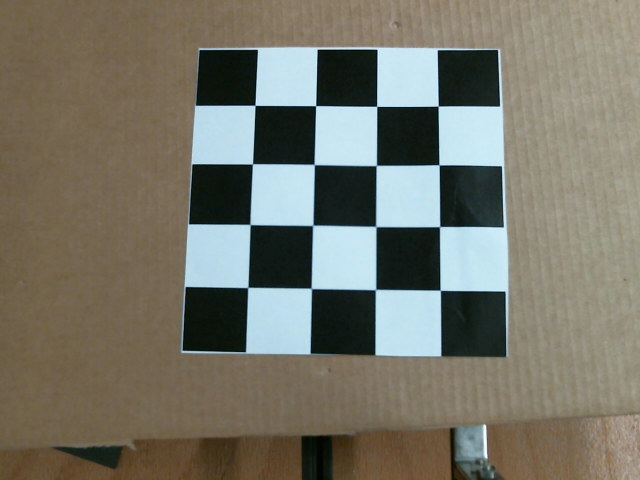
#> input picture Python/Calibration/opencv_frame_0.png, 640 x 480 px
$ python calibrate3.py
#> lines starting #> are read from the running program, lines starting #| are printed output that depends on the picture; after the words box and inside, x2 and y2 are one past the last pixel; in counts of white or black regions, pixels touching at a corner belong together
import numpy as np
import cv2
import matplotlib.pyplot as plt
import matplotlib.image as mpimg

# prepare object points
nx = 4
ny = 4

# Make a list of calibration images
fname = 'opencv_frame_0.png'

img = cv2.imread(fname)
#> img is the input picture: shape (480, 640, 3); mean B, G, R 105.4, 117.2, 118.9
# Convert to grayscale
gray = cv2.cvtColor(img, cv2.COLOR_BGR2GRAY)
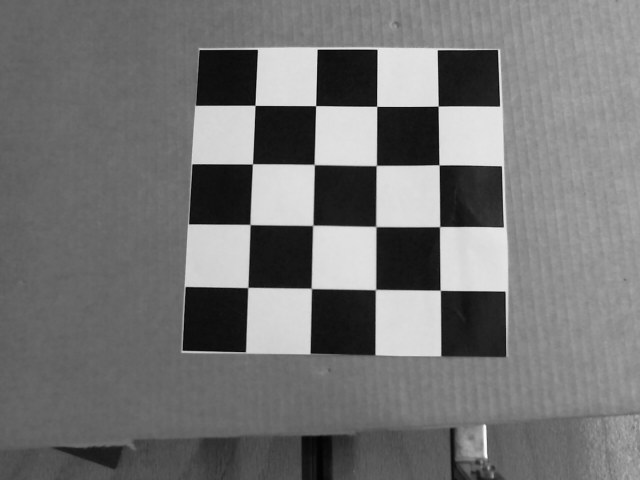
#> gray: shape (480, 640); min 1, max 255, mean 116.3
# Find the chessboard corners
ret, corners = cv2.findChessboardCorners(gray, (nx, ny), None)
#> ret = True; corners = 16 rows, first 8: [255, 105.5], [315.5, 105.6], [376.6, 106.5], [438, 106.1], [252.4, 163.9], [314.4, 164.6], [376.4, 165.3], [439.2, 164.8]

# If found, draw corners
if ret == True:
    # Draw and display the corners
    cv2.drawChessboardCorners(img, (nx, ny), corners, ret)
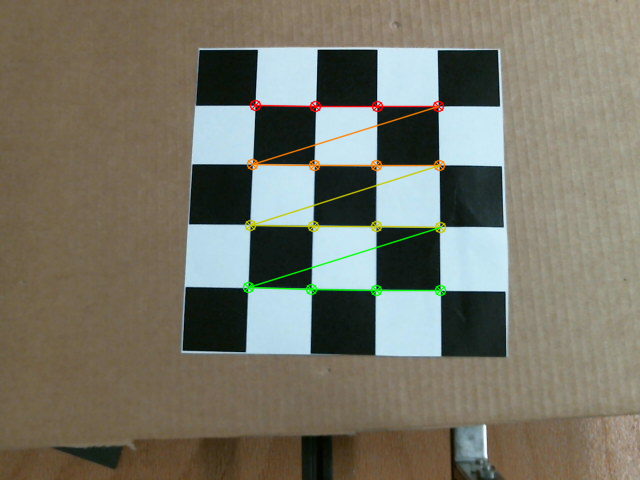
#> img: shape (480, 640, 3); 1.73% of pixels changed, all inside (x1, y1, x2, y2) = (242, 99, 447, 297)
    cv2.imshow('img', img)
    cv2.waitKey(500)

$ run again, with Python/Calibration/opencv_frame_1.png copied over Python/Calibration/opencv_frame_0.png
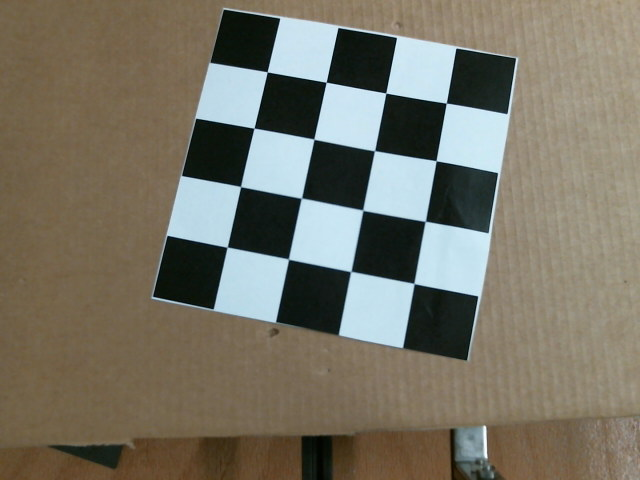
#> input picture Python/Calibration/opencv_frame_1.png, 640 x 480 px
#> img is the input picture: shape (480, 640, 3); mean B, G, R 102.1, 115.9, 119.9
#> `gray = cv2.cvtColor(img, cv2.COLOR_BGR2GRAY)`:
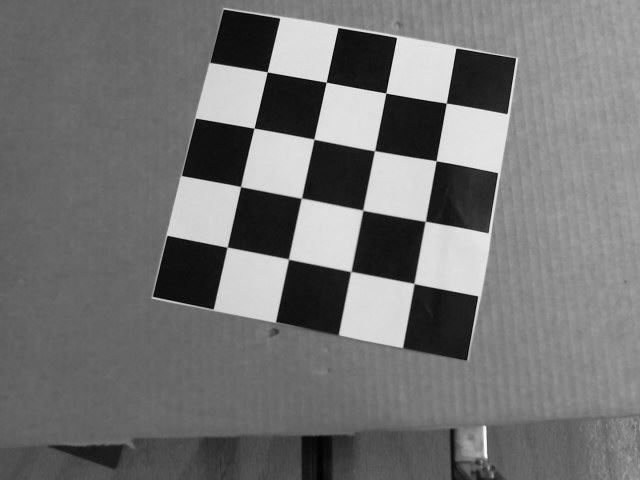
#> gray: shape (480, 640); min 2, max 254, mean 115.5
#> ret = True; corners = 16 rows, first 8: [267.4, 72.05], [325.9, 82.5], [385.5, 92.94], [446, 103.3], [253.8, 128.4], [313.9, 139], [374.6, 150.5], [436.2, 160.8]
#> `cv2.drawChessboardCorners(img, (nx, ny), corners, ret)`:
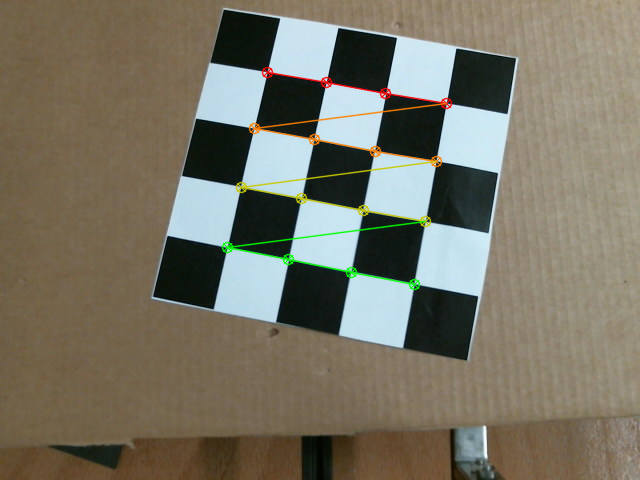
#> img: shape (480, 640, 3); 1.72% of pixels changed, all inside (x1, y1, x2, y2) = (221, 66, 453, 291)

$ run again, with Python/Calibration/opencv_frame_10.png copied over Python/Calibration/opencv_frame_0.png
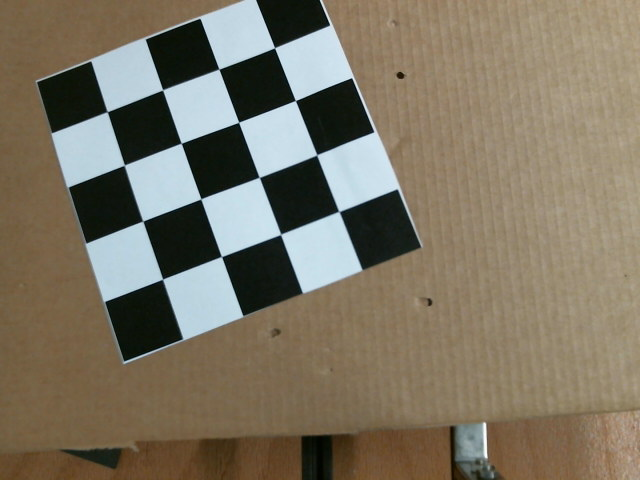
#> input picture Python/Calibration/opencv_frame_10.png, 640 x 480 px
#> img is the input picture: shape (480, 640, 3); mean B, G, R 99.6, 116.9, 125.5
#> `gray = cv2.cvtColor(img, cv2.COLOR_BGR2GRAY)`:
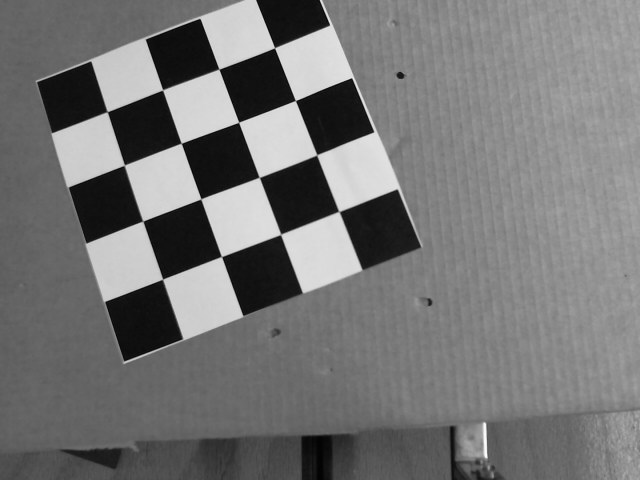
#> gray: shape (480, 640); min 2, max 255, mean 117.5
#> ret = True; corners = 16 rows, first 8: [274.5, 47.99], [295.2, 100.5], [316.8, 154.9], [335, 210], [219, 69.04], [238.8, 122.1], [259, 177.2], [280.6, 234.5]
#> `cv2.drawChessboardCorners(img, (nx, ny), corners, ret)`:
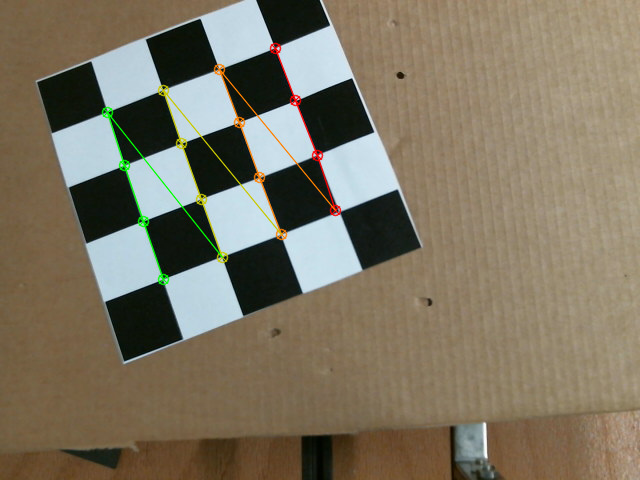
#> img: shape (480, 640, 3); 1.52% of pixels changed, all inside (x1, y1, x2, y2) = (101, 42, 342, 286)

$ run again, with Python/Calibration/opencv_frame_11.png copied over Python/Calibration/opencv_frame_0.png
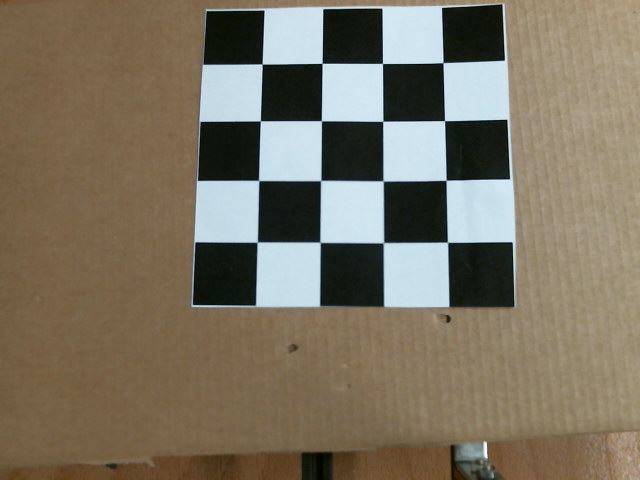
#> input picture Python/Calibration/opencv_frame_11.png, 640 x 480 px
#> img is the input picture: shape (480, 640, 3); mean B, G, R 98.3, 115.4, 124.4
#> `gray = cv2.cvtColor(img, cv2.COLOR_BGR2GRAY)`:
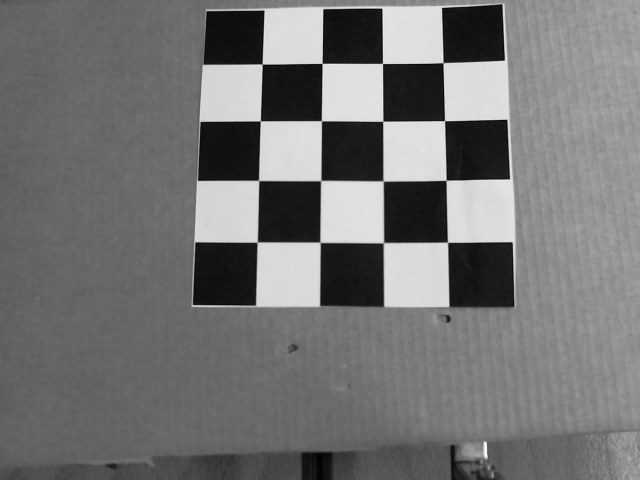
#> gray: shape (480, 640); min 1, max 255, mean 116.1
#> ret = True; corners = 16 rows, first 8: [443, 62.52], [444.6, 120.7], [446, 180.4], [447.7, 242.3], [382.4, 63.42], [382.9, 121.2], [383.1, 181], [383.6, 242.6]
#> `cv2.drawChessboardCorners(img, (nx, ny), corners, ret)`:
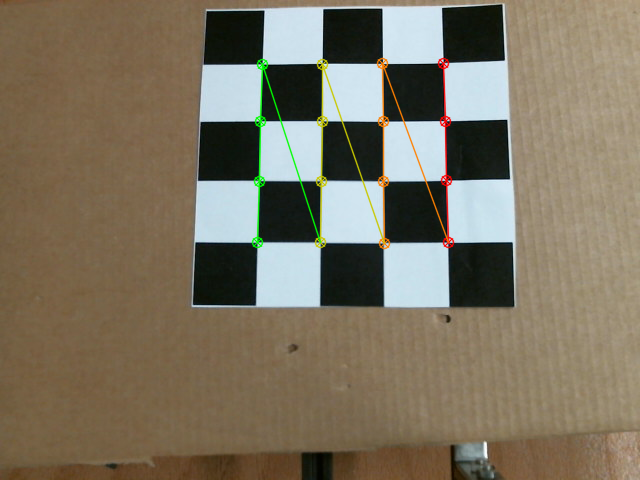
#> img: shape (480, 640, 3); 1.66% of pixels changed, all inside (x1, y1, x2, y2) = (251, 57, 455, 250)
